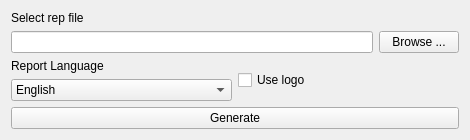
<?xml version="1.0" encoding="UTF-8"?>
<ui version="4.0">
 <class>PNGReportGenerator</class>
 <widget class="QMainWindow" name="PNGReportGenerator">
  <property name="geometry">
   <rect>
    <x>0</x>
    <y>0</y>
    <width>470</width>
    <height>140</height>
   </rect>
  </property>
  <property name="windowTitle">
   <string>PNGReportGenerator</string>
  </property>
  <widget class="QWidget" name="centralWidget">
   <layout class="QVBoxLayout" name="verticalLayout_2">
    <item>
     <widget class="QLabel" name="label_2">
      <property name="text">
       <string>Select rep file</string>
      </property>
     </widget>
    </item>
    <item>
     <layout class="QHBoxLayout" name="horizontalLayout">
      <item>
       <widget class="QLineEdit" name="lePath">
        <property name="readOnly">
         <bool>true</bool>
        </property>
       </widget>
      </item>
      <item>
       <widget class="QPushButton" name="pbBrowse">
        <property name="text">
         <string>Browse ...</string>
        </property>
       </widget>
      </item>
     </layout>
    </item>
    <item>
     <layout class="QHBoxLayout" name="horizontalLayout_2">
      <item>
       <layout class="QVBoxLayout" name="verticalLayout">
        <item>
         <widget class="QLabel" name="label">
          <property name="text">
           <string>Report Language</string>
          </property>
         </widget>
        </item>
        <item>
         <widget class="QComboBox" name="cbLang">
          <item>
           <property name="text">
            <string>English</string>
           </property>
          </item>
          <item>
           <property name="text">
            <string>Spanish</string>
           </property>
          </item>
         </widget>
        </item>
       </layout>
      </item>
      <item>
       <widget class="QCheckBox" name="cboxUseLogo">
        <property name="text">
         <string>Use logo</string>
        </property>
       </widget>
      </item>
     </layout>
    </item>
    <item>
     <widget class="QPushButton" name="pbGenerate">
      <property name="text">
       <string>Generate</string>
      </property>
     </widget>
    </item>
   </layout>
  </widget>
 </widget>
 <layoutdefault spacing="6" margin="11"/>
 <resources/>
 <connections/>
</ui>
